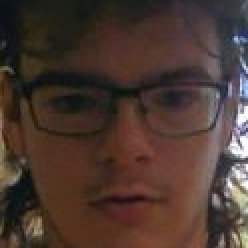
#> input picture face-recognition-opencv-master/dataset/Michi/2_1.jpg, 124 x 124 px (shown 2 times larger); its folder holds only this picture in this run
$ python train_model.py
#> lines starting #> are read from the running program, lines starting #| are printed output that depends on the picture
import os
import cv2
import numpy as np

# Command: pip install pillow
from PIL import Image

#Initialize names and path to empty list
names = []
path = []

# Get the names of all the users
for users in os.listdir("./dataset"):
    names.append(users)

print(names)

# Get the path to all the images
for name in names:
    for image in os.listdir("dataset/{}".format(name)):
        path_string = os.path.join("dataset/{}".format(name), image)
        path.append(path_string)


faces = []
ids = []

# For each image create a numpy array and add it to faces list
for img_path in path:
    image = Image.open(img_path).convert("L")
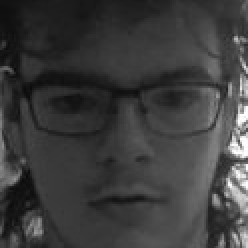
#> image: PIL image 124x124 L (shown 2 times larger); min 9, max 255, mean 60.9

    imgNp = np.array(image, "uint8")

#> (the run stopped early here; a loop or call above may not have finished)
